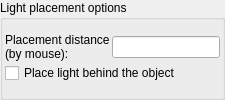
            <widget class="QGroupBox" name="groupBox_8">
             <property name="title">
              <string>Light placement options</string>
             </property>
             <layout class="QVBoxLayout" name="verticalLayout_17">
              <property name="spacing">
               <number>2</number>
              </property>
              <property name="leftMargin">
               <number>2</number>
              </property>
              <property name="topMargin">
               <number>2</number>
              </property>
              <property name="rightMargin">
               <number>2</number>
              </property>
              <property name="bottomMargin">
               <number>2</number>
              </property>
              <item>
               <layout class="QGridLayout" name="gridLayout_5" columnstretch="0,0">
                <property name="spacing">
                 <number>2</number>
                </property>
                <item row="1" column="1">
                 <widget class="MyLineEdit" name="logedit_aux_light_manual_placement_dist">
                  <property name="toolTip">
                   <string>&lt;html&gt;&lt;head/&gt;&lt;body&gt;&lt;p&gt;Controls distance from the fractal surface where the light will be placed with mouse pointer. When it's zero, the light will be set on fractal surface. A higher value moves the light towards the camera.&lt;/p&gt;&lt;p&gt;This parameter can be controlled with mouse wheel + alt key.&lt;/p&gt;&lt;/body&gt;&lt;/html&gt;</string>
                  </property>
                 </widget>
                </item>
                <item row="2" column="0" colspan="2">
                 <widget class="MyCheckBox" name="checkBox_aux_light_place_behind">
                  <property name="sizePolicy">
                   <sizepolicy hsizetype="Minimum" vsizetype="Maximum">
                    <horstretch>0</horstretch>
                    <verstretch>0</verstretch>
                   </sizepolicy>
                  </property>
                  <property name="toolTip">
                   <string>&lt;html&gt;&lt;head/&gt;&lt;body&gt; &lt;p&gt;When placing a light with the mouse, position it &lt;b&gt;behind&lt;/b&gt; the clicked surface (traced through the fractal). When disabled, the light is placed &lt;b&gt;in front&lt;/b&gt; of the surface at the manual placement distance.&lt;/p&gt; &lt;p&gt;Use to hide the emitter behind geometry while keeping its illumination/visible glow. Applies to the “Place light” mouse action.&lt;/p&gt; &lt;/body&gt;&lt;/html&gt;</string>
                  </property>
                  <property name="text">
                   <string>Place light behind the object</string>
                  </property>
                 </widget>
                </item>
                <item row="1" column="0">
                 <widget class="QLabel" name="label_134">
                  <property name="text">
                   <string>Placement distance
(by mouse):</string>
                  </property>
                 </widget>
                </item>
               </layout>
              </item>
             </layout>
            </widget>
